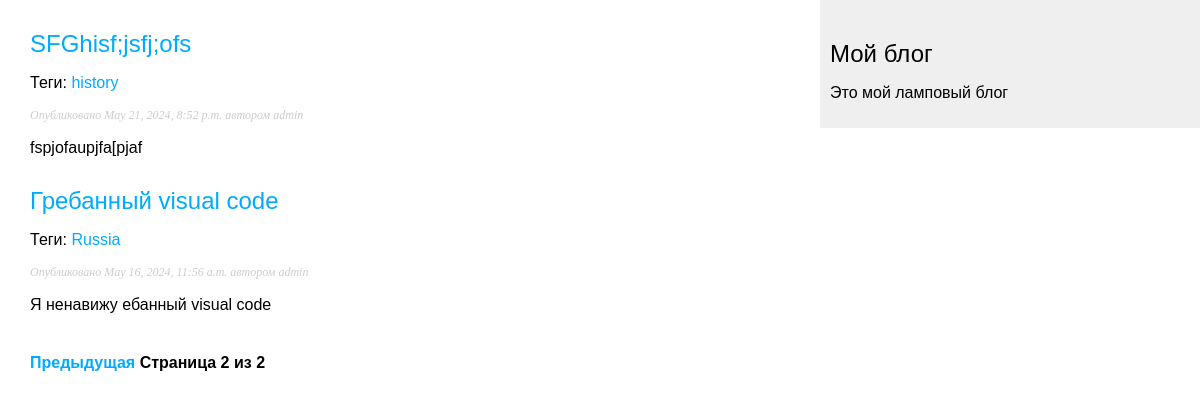
Screenshot of /blog/?page=2 with the database file from the repository.
### blog/models.py (models this page shows, shortened)
class Post(models.Model):
    class Status(models.TextChoices):
        DRAFT = 'DF', 'Draft'
        PUBLISHED = 'PB', 'Published'
    tags = TaggableManager()
    title = models.CharField(max_length=200)
    slug = models.SlugField(max_length=200)
    author = models.ForeignKey(User,
                               on_delete=models.CASCADE,
                               related_name='blog_posts')
    body = models.TextField()
    publish = models.DateTimeField(default=timezone.now)
    created = models.DateTimeField(auto_now_add=True)
    updated = models.DateTimeField(auto_now=True)
    status = models.CharField(max_length=2, choices=Status.choices, default=Status.DRAFT)
    objects = models.Manager()
    published = PublishedManager()
    class Meta:
        ordering = ['-publish']
        indexes = [
            models.Index(fields=['-publish'])
        ]

### blog/views.py (the view)
# urls.py: path('', views.post_list, name = 'post_list'),
def post_list(request, tag_slug = None):
    post_list = Post.published.all()
    tag = None
    if tag_slug:
        tag = get_object_or_404(Tag, slug=tag_slug)
        post_list = post_list.filter(tags__in = [tag])
    paginator = Paginator(post_list,3)
    page_number = request.GET.get('page',1)
    try:
        posts = paginator.page(page_number)
    except:
        posts = paginator.page(paginator.num_pages)
    return render(request,
                  'blog/post/list.html',
                  {'posts': posts, 'tag':tag})

### blog/models.py (called while the page is built)
    def get_queryset(self):
        return super().get_queryset().filter(status = Post.Status.PUBLISHED)

### blog/templates/blog/post/list.html (shortened to what this page needs)
{% extends "blog/base.html" %}
{% block content %}
{%for post in posts %}
<h2>
    <a href="{% url 'blog:post_detail' post.id %}">
        {{post.title}}
    </a>
</h2>
<p class="tags">
    Теги:
    {% for tag in post.tags.all %}
    <a href="{% url "blog:post_list_by_tag" tag.slug %}">
        {{tag.name}}
    </a>
    {% endfor %}
</p>
<p class = "date">
    Опубликовано {{post.publish}} автором {{post.author}}
</p>
{{ post.body|truncatewords:30|linebreaks}}
{% endfor %}
{% include "pagination.html" with page=posts %}
{% endblock %}

### blog/static/css/blog.css (style rules this page uses)
body { margin:0; padding:0; font-family:helvetica, sans-serif; }
a { color:#00abff; text-decoration:none; }
h2 { font-weight:normal; margin:30px 0 0; }
p.date { color:#ccc; font-family: georgia, serif; font-size: 12px; font-style: italic; }

### rows the page displays
Post: title "SFGhisf;jsfj;ofs", publish "May 21, 2024, 8:52 p.m.", author "admin", body "fspjofaupjfa[pjaf"
Tag: name "history"
Post: title "Гребанный visual code", publish "May 16, 2024, 11:56 a.m.", author "admin", body "Я ненавижу ебанный visual code"
Tag: name "Russia"

### other values shown
{{ page.number }} "2"
{{ page.paginator.num_pages }} "2"
